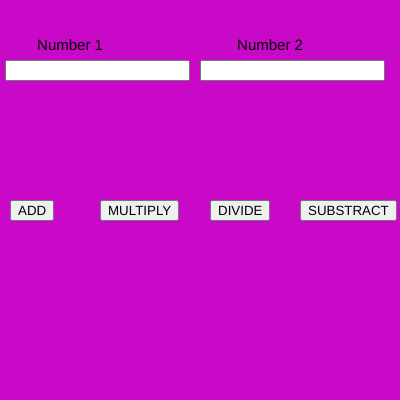
Frame 1 (no input)
Frame 60 (no input): identical to frame 1, image omitted
Frame 120 (the mouse pressed at the canvas centre since frame 60): identical to frame 1, image omitted

The p5.js sketch that drew this single still picture (run headless with seeded random() and noise() and a simulated clock; from frame 60 on, the mouse is pressed at the canvas centre):

// p5.js sketch
// ── sketch.js
var n1,n2;
var b1,b2,b3,b4;

function setup() {
  
  createCanvas(400, 400);
  
  num1 = createInput();
  num1.position(5, 60);
  
  num2 = createInput();
  num2.position(200, 60);
  
  b1 = createButton("ADD");
  b1.position(10, 200);
  b1.mousePressed(add);
  
  b2 = createButton("MULTIPLY");
  b2.position(100, 200);
  b2.mousePressed(mul);
  
  b3=createButton("DIVIDE")
  b3.position(210,200)
  b3.mousePressed(divide)

  b4=createButton("SUBSTRACT")
  b4.position(300,200)
  b4.mousePressed(sub)
  
  textAlign(CENTER);
  textSize(15);
}

function draw() {
  background(200,10,200)
  text("Number 1",70,50)
  text("Number 2",270,50)
  
n1=parseInt(num1.value())
n2=parseInt(num2.value())

}

function add(){
 console.log(n1+n2) 
}

function mul(){
  console.log(n1*n2) 
 }

 function divide(){
  console.log(n1/n2) 
 }

 function sub(){
  console.log(n1-n2) 
 }
